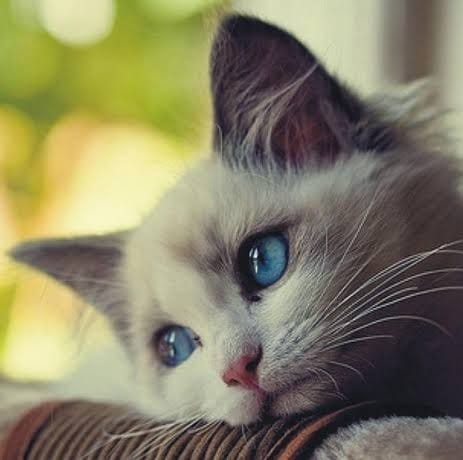
#> input picture Unit2/Homeworks/blue_eyed_cat.jpg, 463 x 460 px
$ jupyter execute Linear-Algebra-homework.ipynb
#> lines starting #> are read from the running program, lines starting #| are printed output that depends on the picture; long printed decimals are rounded
[cell 1]
import cv2                            #to read the image into a numpy array
import numpy as np                    #to manipulate the image and its channels
from matplotlib import pyplot as plt  #to show the image
from numpy.linalg import norm

Reading and showing the image

[cell 2]
img = cv2.imread('blue_eyed_cat.jpg')
#> img is the input picture: shape (460, 463, 3); mean B, G, R 99.9, 128.8, 133.8
print(img.shape) #confirming that there are 3 channels
#| (460, 463, 3)

plt.imshow(cv2.cvtColor(img, cv2.COLOR_BGR2RGB))
plt.show()

1 - Transposing the matrix

[cell 3]
img_transposed = img.T
print(img_transposed.shape)
#| (3, 463, 460)

Let's try transposing each channel seperately so that we can show the image

[cell 4]
b = img[:,:,0].T
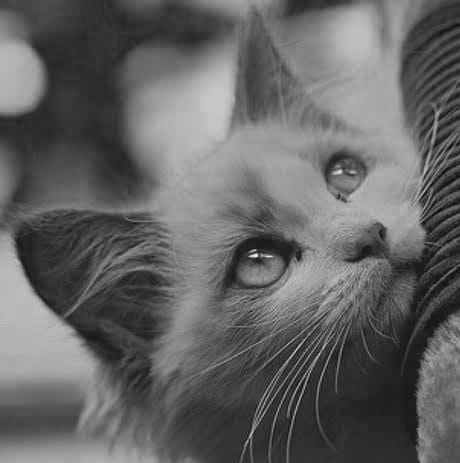
#> b: shape (463, 460); min 2, max 255, mean 99.9
g = img[:,:,1].T
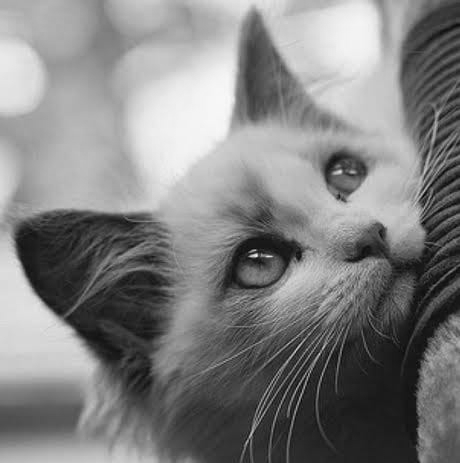
#> g: shape (463, 460); min 0, max 250, mean 128.8
r = img[:,:,2].T
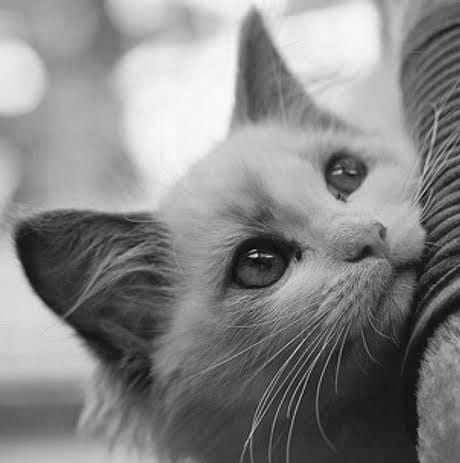
#> r: shape (463, 460); min 4, max 251, mean 133.8

img_t = np.dstack((r,g,b)) #stacks the three channels
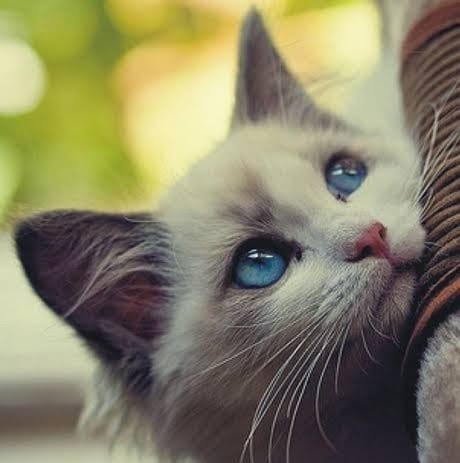
#> img_t: shape (463, 460, 3); mean R, G, B 133.8, 128.8, 99.9

plt.imshow(img_t)
plt.show()

2 - Checking if our matrix is of a special type

[cell 5]
print(img.shape)
#| (460, 463, 3)

Clearly, our matrix is not a square one. Therefore, we'll select a square sub matrix from each color channel

First, let's define a few functions to avoid code repetition

[cell 6]
def is_diagonal(mat, dim):
#this functions checks whether mat is diagonal
#> called with mat = array of shape (3, 3), dim = 3
    diag = True

    for i in range(dim):
        for j in range(dim):
            if i != j and mat[i,j] != 0:
                diag = False
                break

    return diag

####

def is_identity(mat, dim):
#this function checks whether mat is the identity matrix
#> called with mat = array of shape (3, 3), dim = 3
    ident = True

    for i in range(dim):
        for j in range(dim):
            if i != j and mat[i,j] != 0:
                ident = False
                break
            if i == j and mat[i,j] != 1:
                ident = False
                break

    return ident

####

def is_upper_triang(mat, dim):
#this function checks whether mat is an upper triangular matrix
#> called with mat = array of shape (3, 3), dim = 3
    u_triang = True

    for i in range(1,dim):
        for j in range(i):
            if mat[i,j] != 0:
                u_triang = False
                break

    return u_triang

####

def is_lower_triang(mat, dim):
#this function checks whether mat is a lower triangular matrix
#> called with mat = array of shape (3, 3), dim = 3
    l_triang = True

    for i in range(dim):
        for j in range(i+1, dim):
            if mat[i,j] != 0:
                l_triang = False
                break

    return l_triang

[cell 7]
#Testing the functions on simple matrices
####
mat_1 = np.array([[1,0,0],
                  [0,2,0],
                  [0,0,3]])

print(is_diagonal(mat_1,3))

####
mat_2 = np.array([[1,0,0],
                  [0,1,0],
                  [0,0,1]])

print(is_identity(mat_2,3))

####
mat_3 = np.array([[1,5,7],
                  [0,2,8],
                  [0,0,9]])

print(is_upper_triang(mat_3,3))

####
mat_4 = np.array([[1,0,0],
                  [5,2,0],
                  [7,8,9]])

print(is_lower_triang(mat_4,3))

Now, let's test them on our image's sub matrices

[cell 8]
sub_img_B = img[0:460, 0:460, 0]
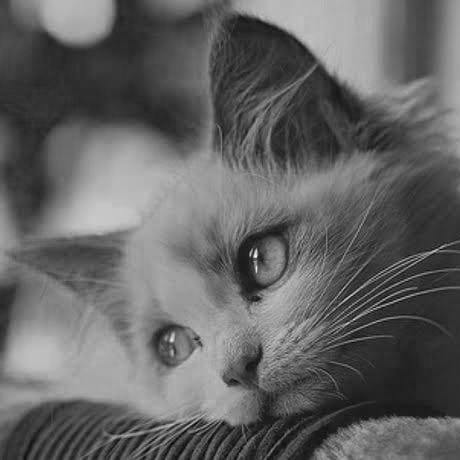
#> sub_img_B: shape (460, 460); min 2, max 255, mean 99.9
sub_img_G = img[0:460, 0:460, 1]
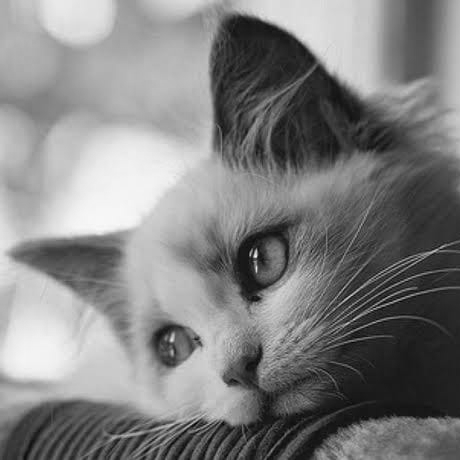
#> sub_img_G: shape (460, 460); min 0, max 250, mean 128.9
sub_img_R = img[0:460, 0:460, 2]
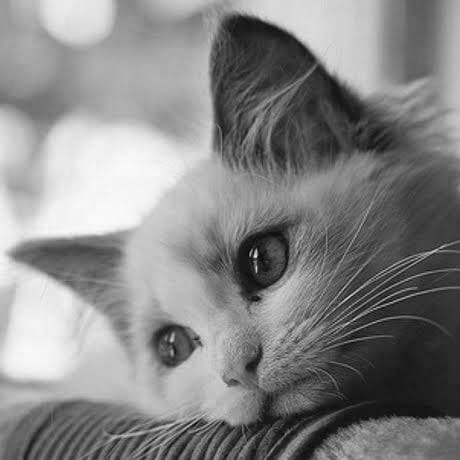
#> sub_img_R: shape (460, 460); min 4, max 251, mean 133.9

print("BLUE CHANNEL")
print("Diagonal:         ",is_diagonal(sub_img_B, 460))
#| Diagonal:          False
print("Identity:         ",is_identity(sub_img_B, 460))
#| Identity:          False
print("Upper triangular: ",is_upper_triang(sub_img_B, 460))
#| Upper triangular:  False
print("Lower triangular: ",is_lower_triang(sub_img_B, 460))
#| Lower triangular:  False

####

print("\n\nGREEN CHANNEL")
print("Diagonal:         ",is_diagonal(sub_img_G, 460))
#| Diagonal:          False
print("Identity:         ",is_identity(sub_img_G, 460))
#| Identity:          False
print("Upper triangular: ",is_upper_triang(sub_img_G, 460))
#| Upper triangular:  False
print("Lower triangular: ",is_lower_triang(sub_img_G, 460))
#| Lower triangular:  False

####

print("\n\nRED CHANNEL")
print("Diagonal:         ",is_diagonal(sub_img_R, 460))
#| Diagonal:          False
print("Identity:         ",is_identity(sub_img_R, 460))
#| Identity:          False
print("Upper triangular: ",is_upper_triang(sub_img_R, 460))
#| Upper triangular:  False
print("Lower triangular: ",is_lower_triang(sub_img_R, 460))
#| Lower triangular:  False

3 - Calculating norms on a column vector

[cell 9]
vect = img[:,0,0]
#> vect = 460 values, max 165 at index 240, min 37 at index 305, mean 91.2

print("l1 norm = ", norm(vect,1))
#| l1 norm =  41953.0
print("l2 norm = ", norm(vect))
#| l2 norm =  2094.184
